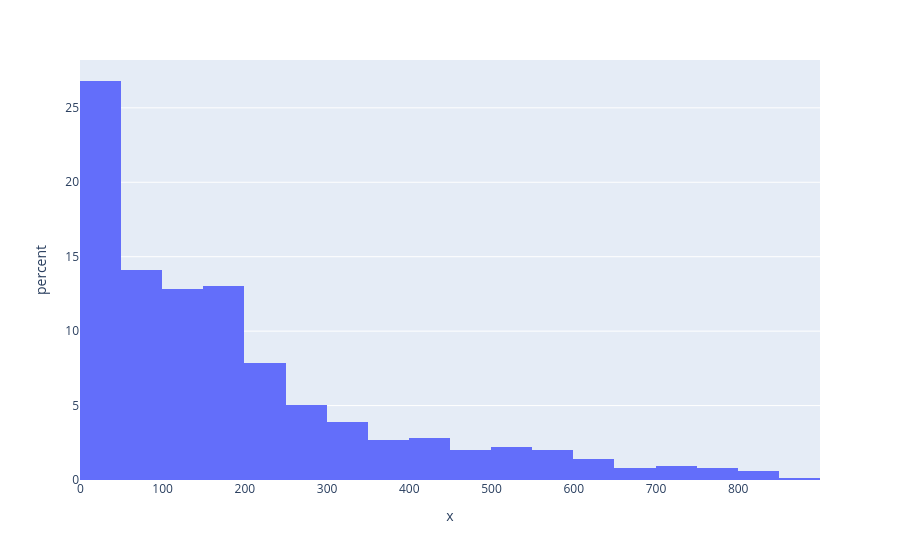

Notebook source saved alongside this figure:
### Code cell
fig = px.histogram(x=playoffs_df['MIN'], histnorm = 'percent')
fig.show()

### Figure 1 — Plotly figure (JSON) as saved in the notebook; plotly's stock layout.template omitted (floating-point values rounded to 4 significant figures; data arrays with more than 128 entries replaced by an {"elided": "..."} marker saying what was removed)
{"data": [{"bingroup": "x", "histnorm": "percent", "hovertemplate": "x=%{x}<br>percent=%{y}<extra></extra>", "legendgroup": "", "marker": {"color": "#636efa", "pattern": {"shape": ""}}, "name": "", "orientation": "v", "showlegend": false, "type": "histogram", "x": {"elided": "638 int values"}, "xaxis": "x", "yaxis": "y"}], "layout": {"barmode": "relative", "legend": {"tracegroupgap": 0}, "margin": {"t": 60}, "xaxis": {"anchor": "y", "domain": [0, 1], "title": {"text": "x"}}, "yaxis": {"anchor": "x", "domain": [0, 1], "title": {"text": "percent"}}}}
